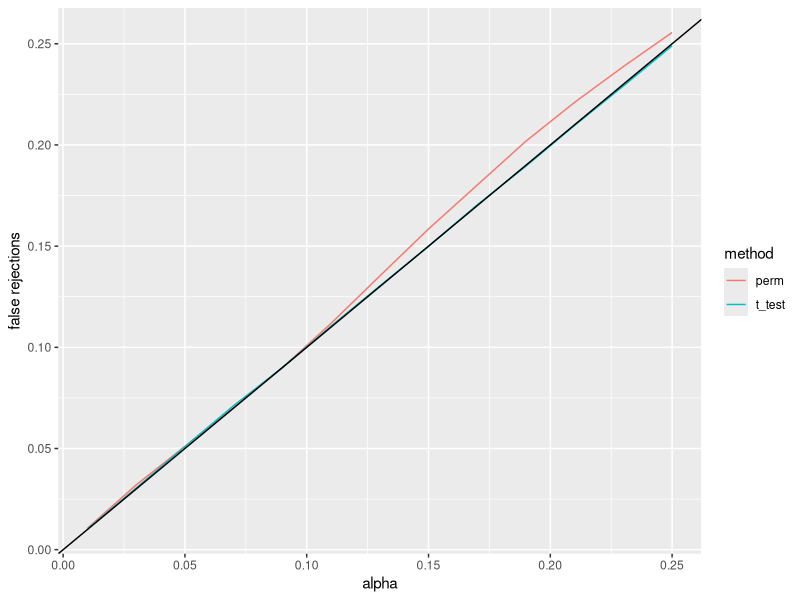

R code for this plot:
### Trials for comparing type I error between t-test and test through balanced permutation
### This simulation assumes that both groups follow normal distribution with sd = 1

# Number of replications
rep <- 50000
# Number of samples drawn to get empirical distribution
m <- 10000
# Nominal significance level
alpha <- seq(0.01, 0.25, by = 0.02)
# Number of samples in each group
n <- 4
# Normal mean for each group
mu1 <- 0
mu2 <- 0
# Standard deviation for the normal distribution for each group
sigma <- 1

# Simulate control group and treatment group and repeat 'rep' times
control <- replicate(rep, rnorm(n, mu1, sigma))
treat <- replicate(rep, rnorm(n, mu2, sigma))
dat <- rbind(control, treat)

# Construct all the permutations (half when each group has equal number of samples based on symmetry)
# Randomly pick one from all the balanced permutations
perms <- combn(2*n, n)
perms <- perms[, seq_len(ncol(perms)/2)]
idx <- which(apply(perms, 2, FUN = function(x) sum(x %in% (1:n)) == floor(n/2)))
perm <- perms[, sample(idx, 1)]

##########################################################
###############     Two-sample t-test     ################    
##########################################################

stat_t_test <- unlist(lapply(1:rep, FUN = function(x, control, treat) 
  t.test(control[, x], treat[, x], var.equal = T)$statistic, control = control, treat = treat))
p_val_t_test <- unlist(lapply(1:rep, FUN = function(x, control, treat) 
  t.test(control[, x], treat[, x], var.equal = T)$p.value, control = control, treat = treat))
# False rejections
fr_t_test <- unlist(lapply(alpha, FUN = function(x, p_val) sum(p_val <= x)/rep, p_val = p_val_t_test))

##########################################################
#######    Heuristic balanced permutation test    ########    
##########################################################
mu2_heuristic <- 0.25
J <- rpois(m, n/4*(mu2_heuristic - mu1)^2)
t_sam <- rt(m, df = 2*n - 2 + 2*J)
# Draw samples from the supposed distribution for the balanced permuted statistic given heuristic alt mean
emp_alt <- sqrt((2*n - 2)/(2*n - 2 + 2*J))*t_sam
alt_ecdf <- ecdf(abs(emp_alt))

p_val_perm <- 1 - alt_ecdf(abs(stat_t_test))
# False rejections
fr_perm <-  unlist(lapply(alpha, FUN = function(x, p_val) sum(p_val <= x)/rep, p_val = p_val_perm))

##########################################################
#######      Compare the power of two methods     ########    
##########################################################
library(ggplot2)
plot_data <- data.frame(matrix(0, ncol = 3, nrow = 2*length(alpha)))
plot_data[, 1] <- rep(alpha, 2)
plot_data[, 2] <- c(fr_t_test, fr_perm)
plot_data[, 3] <- c(rep("t_test", length(alpha)), rep("perm", length(alpha)))

colnames(plot_data) <- c("alpha", "false rejections", "method")

ggplot(data = plot_data, aes(x = alpha, y = `false rejections`, color = method)) + geom_line() + geom_abline(slope = 1, intercept = 0)

